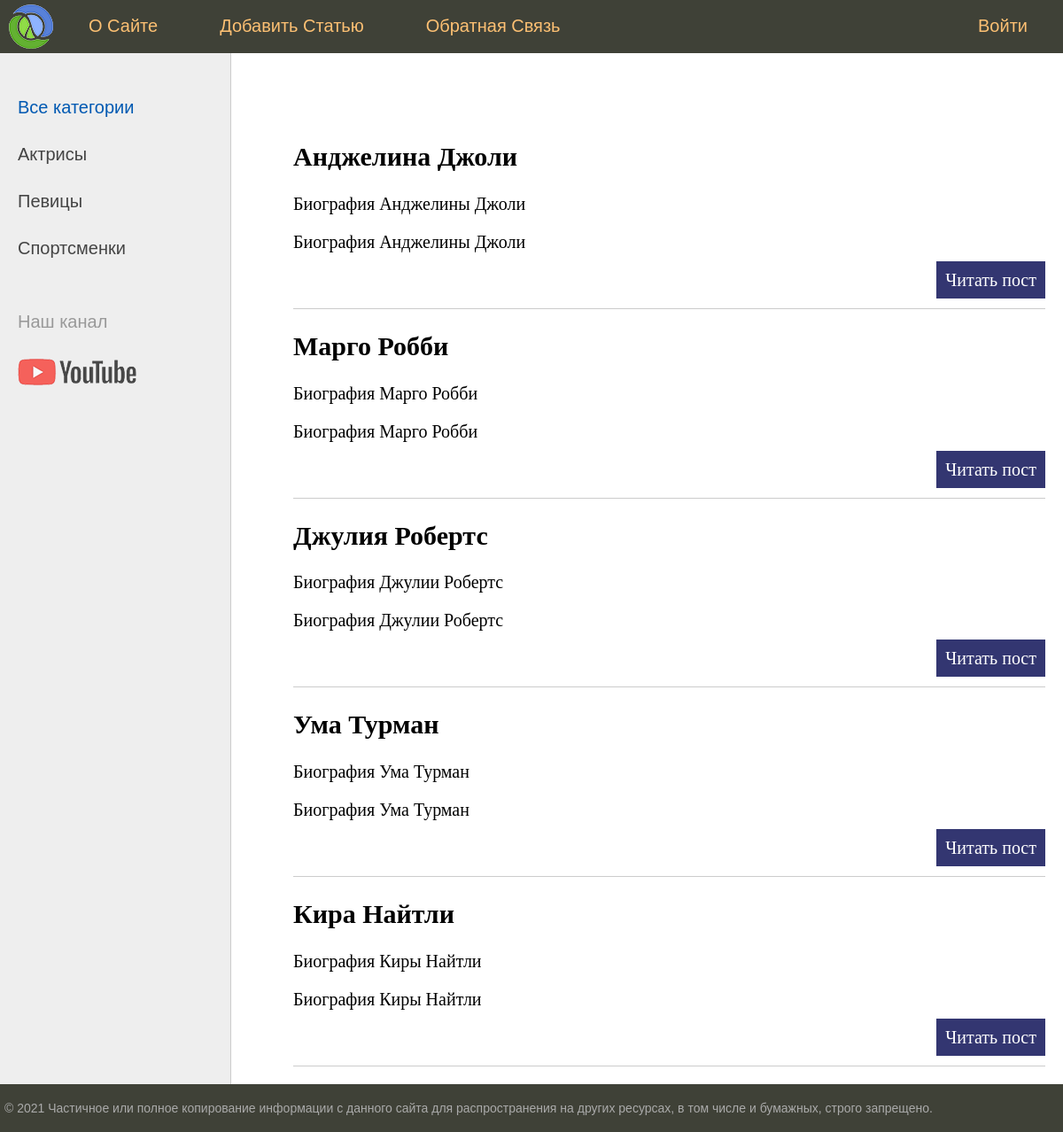
The page / on the database its author committed.
### women/models.py (models this page shows, shortened)
class Women(models.Model):
    objects = None
    title = models.CharField(max_length=255)
    content = models.TextField(blank=True)
    photo = models.ImageField(upload_to="photos/%Y/%m/%d/")
    time_create = models.DateTimeField(auto_now_add=True)
    time_update = models.DateTimeField(auto_now=True)
    is_published = models.BooleanField(default=True)

### women/views.py (the view)
# urls.py: path('', index, name='home'),
def index(request):
    posts = Women.objects.all()
    return render(request, "women/index.html", {'posts': posts, 'menu': menu, 'title': 'Главная страница'})

### women/templates/women/index.html (shortened to what this page needs)
{% extends 'women/base.html' %}
{% block content %}
<ul class="list-articles">
	{% for p in posts %}
			<li><h2>{{p.title}}</h2>
				{% autoescape on %}
				{{p.content|linebreaks|truncatewords:50}}
				{% endautoescape %}
			<p>{{p.content|linebreaks|truncatewords:50}}</p>
			<p class="link-read-post"><a href="#">Читать пост</a></p>
			</li>
	{% endfor %}
</ul>
{% endblock %}

### women/templates/women/base.html (shortened to what this page needs)
{% load static %}
<!DOCTYPE html>
<html>
<head>
	<link type="text/css" href="{% static 'women/css/styles.css' %}" rel="stylesheet" />
</head>
<body>
<table class="table-page" border=0 cellpadding="0" cellspacing="0">
<tr><td valign=top>
{% block mainmenu %}
		<div class="header">
			<ul id="mainmenu" class="mainmenu">
			<li class="logo"><a href="#"><div class="logo"></div></a></li>
{% for m in menu %}
	{% if not forloop.last %}
			<li><a href="#">{{m.title}}</a></li>
	{% else %}
			<li class="last"><a href="#">{{m.title}}</a></li>
	{% endif %}
{% endfor %}
			</ul>
		</div>
{% endblock mainmenu %}
<table class="table-content" border=0 cellpadding="0" cellspacing="0">
<tr>
	<td valign="top" class="left-chapters">
	<ul id="leftchapters">
		<li class="selected">Все категории</li>
		<li><a href="#">Актрисы</a></li>
		<li><a href="#">Певицы</a></li>
		<li><a href="#">Спортсменки</a></li>
		<li class="share">
		<p>Наш канал</p>
		<a class="share-yt" href="https://www.youtube.com/channel/UClJzWfGWuGJL2t-3dYKcHTA/playlists" target="_blank" rel="nofollow"></a>
		</li>
	</ul>
</td>
<td valign="top" class="content">
	<div class="content-text">
{% block content %}
{% endblock %}
	</div>
</td></tr></table>
</td></tr>
<tr><td valign=top>
	<div id="footer">
		<p>&copy; 2021 Частичное или полное копирование информации с данного сайта для распространения на других ресурсах, в том числе и бумажных, строго запрещено.</p>
	</div>
</td></tr></table>
</body>
</html>

### women/static/women/css/styles.css (style rules this page uses)
html, body { font-family: 'Arial'; margin: 0; padding: 0; height: 100%; width: 100%; color: #444; }
a { color: #0059b2; text-decoration: none; }
p.link-read-post { text-align: right; }
p.link-read-post a { padding: 10px; min-width: 100px; background: #333671; color: #fff; text-decoration: none; }
ul.list-articles { list-style: none; margin: 0; padding: 0; }
ul.list-articles li { border-bottom: 1px solid #ccc; }
.table-page { width: 100%; height: 100%; vertical-align: top; }
.table-page tr { height: 100%; }
.header { background: #3F4137; height: 60px; }
.logo { background: url('../images/logo.png') no-repeat 10px 5px; width: 70px; height: 60px; }
ul.mainmenu { list-style: none; margin: 0; padding: 0; height: 60px; color: #fdc073; font-size: 20px; overflow: hidden; }
ul.mainmenu li { float: left; margin: 18px 40px 0 30px; }
ul.mainmenu li.logo { margin: 0; }
ul.mainmenu li.last { float: right; }
ul.mainmenu li a { color: #fdc073; text-decoration: none; }
.table-content { width: 100%; min-height: 100%; height: 100%; }
.left-chapters { margin: 0; background: #eee; border-right: 1px solid #ccc; min-height: 100%; }
.left-chapters ul { width: 230px; min-height: 100%; margin: 0; padding: 20px 10px 10px 20px; list-style: none; font-size: 20px; }
.left-chapters ul li { margin: 30px 0 0 0; color: #999; }
.left-chapters ul li.selected { color: #0059b2; }
.left-chapters ul li a { color: #444; text-decoration: none; }
.left-chapters ul li.share { margin: 60px 0 0 0; }
.left-chapters ul li.share p { margin: 30px 0 30px 0; }
.left-chapters ul li.share a { display: inline-block; width: 40px; height: 40px; margin: 0 20px 0 0; }
.left-chapters ul li.share a.share-yt { width: 100%; height: 30px; background: url('../images/share_yt.png') no-repeat 0 0 }
.content { padding: 40px 20px 20px 40px; width: 100%; box-sizing: border-box; }
.content-text { margin: 60px 0 0 30px; color: #000; font-size: 20px; font-family: Yandex Sans Display Light; }
#footer { box-sizing: border-box; background: #3F4137; padding: 5px; color: #aaa; font-size: 14px; font-family: Verdana, Geneva, Arial, Helvetica; text-align: left; overflow: hidden; }

### rows shown on the page
Women: title "Анджелина Джоли", content "Биография Анджелины Джоли"
Women: title "Марго Робби", content "Биография Марго Робби"
Women: title "Джулия Робертс", content "Биография Джулии Робертс"
Women: title "Ума Турман", content "Биография Ума Турман"
Women: title "Кира Найтли", content "Биография Киры Найтли"

### other values the page prints
{{ m.title }} "О Сайте" "Добавить Статью" "Обратная Связь"
{{ m.title }} "Войти"
